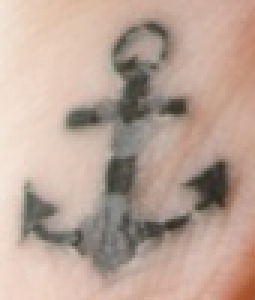
#> input picture imgs/B11643_6_15.png, 85 x 100 px, found by its file name (shown 3 times larger)
$ python orb.py
#> lines starting #> are read from the running program, lines starting #| are printed output that depends on the picture
import cv2
import numpy as np

class Orb:
    def __init__(self,path):

#> called with path = 'imgs/B11643_6_15.png'
        self.img=cv2.imread(path)
#> self.img is the input picture: shape (100, 85, 3); mean B, G, R 151.1, 164.1, 187.1
        self.orb=cv2.ORB.create()
        self.kp1,self.desc1=self.orb.detectAndCompute(self.img,None)
#> self.kp1 = 17 keypoints; strongest (x, y, size): (37, 54, 37.2), (38, 53, 31), (36, 63, 31), (31, 39, 31)

    def draw(self):

        new=cv2.drawKeypoints(self.img,self.kp1,None,(0,0,255),
                          cv2.DRAW_MATCHES_FLAGS_DEFAULT)
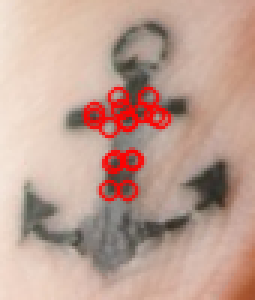
#> new: shape (100, 85, 3) (shown 3 times larger); mean B, G, R 147.2, 160, 191.8
        cv2.imshow('img',new)
        cv2.waitKey(0)

if __name__ == '__main__':
    path=r'imgs/B11643_6_15.png'
    take=Orb(path)
    take.draw()

$ run again, with imgs/B11643_6_16.png copied over imgs/B11643_6_15.png
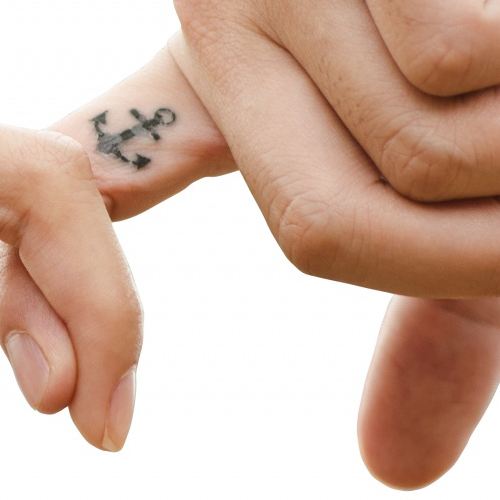
#> input picture imgs/B11643_6_16.png, 500 x 500 px, found by its file name
#> in __init__, self.img is the input picture: shape (500, 500, 3); mean B, G, R 166.4, 181.7, 211.1
#> self.kp1 = 431 keypoints; strongest (x, y, size): (67, 407, 31), (66, 408, 37.2), (66, 409, 44.6), (64, 408, 64.3)
#> in draw, `new=cv2.drawKeypoints(self.img,self.kp1,None,(0,0,255), cv2.DRAW_MATCH..`:
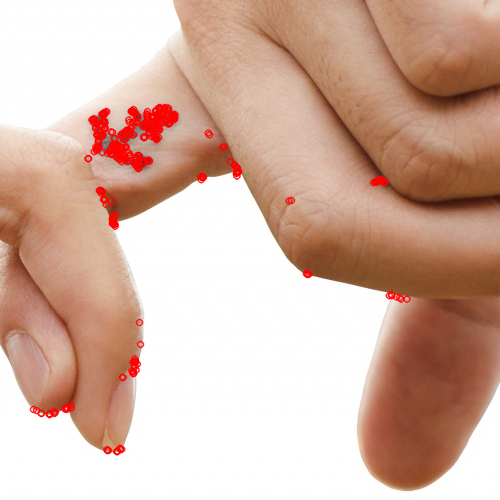
#> new: shape (500, 500, 3); mean B, G, R 164.4, 179.4, 212.7
